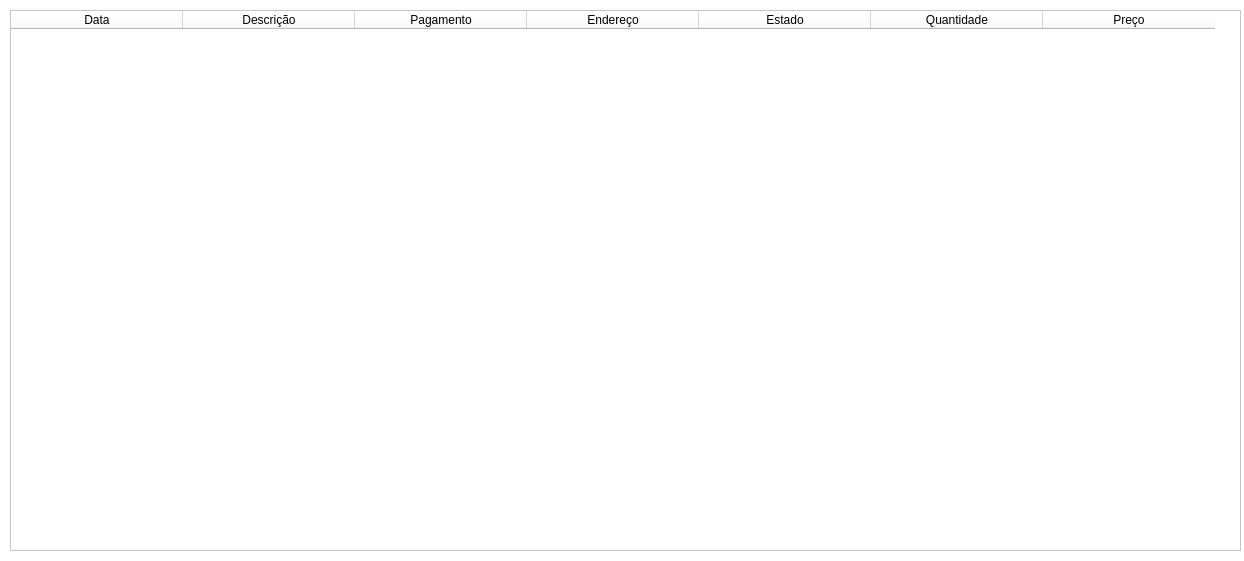
<?xml version="1.0" encoding="UTF-8"?>
<ui version="4.0">
 <class>MainWindow</class>
 <widget class="QMainWindow" name="MainWindow">
  <property name="geometry">
   <rect>
    <x>0</x>
    <y>0</y>
    <width>1244</width>
    <height>561</height>
   </rect>
  </property>
  <property name="minimumSize">
   <size>
    <width>1061</width>
    <height>561</height>
   </size>
  </property>
  <property name="windowTitle">
   <string>Historico de Vendas</string>
  </property>
  <property name="styleSheet">
   <string notr="true">background-color: rgb(255, 255, 255);</string>
  </property>
  <widget class="QWidget" name="centralwidget">
   <widget class="QTableWidget" name="tableWidget">
    <property name="geometry">
     <rect>
      <x>10</x>
      <y>10</y>
      <width>1231</width>
      <height>541</height>
     </rect>
    </property>
    <property name="alternatingRowColors">
     <bool>true</bool>
    </property>
    <property name="selectionBehavior">
     <enum>QAbstractItemView::SelectRows</enum>
    </property>
    <attribute name="horizontalHeaderDefaultSectionSize">
     <number>172</number>
    </attribute>
    <attribute name="verticalHeaderVisible">
     <bool>false</bool>
    </attribute>
    <column>
     <property name="text">
      <string>Data</string>
     </property>
    </column>
    <column>
     <property name="text">
      <string>Descrição</string>
     </property>
    </column>
    <column>
     <property name="text">
      <string>Pagamento</string>
     </property>
    </column>
    <column>
     <property name="text">
      <string>Endereço</string>
     </property>
    </column>
    <column>
     <property name="text">
      <string>Estado</string>
     </property>
    </column>
    <column>
     <property name="text">
      <string>Quantidade</string>
     </property>
    </column>
    <column>
     <property name="text">
      <string>Preço</string>
     </property>
    </column>
   </widget>
  </widget>
 </widget>
 <resources/>
 <connections/>
</ui>
